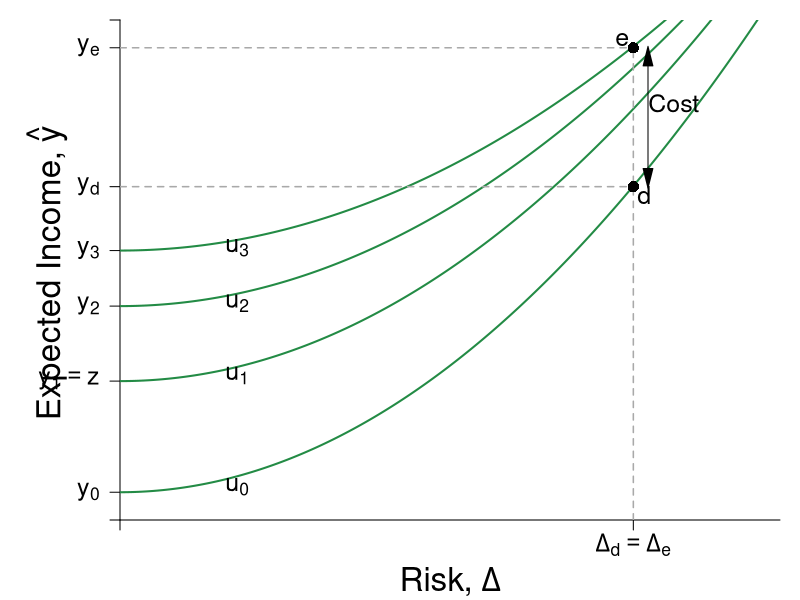

Here is the R script that generated this plot:
#Graph Designer(s): Simon Halliday,  Riley Boeth '17 & Weikai Chen
#Authors: Bowles, Foley and Halliday
#Title: Coordination, Conflict and Competition: A Text in Microeconomics

library(shape)

# The utility function and indifference curve

U <- function(y, delta, alpha = 0.2, beta = 2){
  y - alpha * delta ^ beta
}

indiff <- function(delta, u = 2, alpha = 0.2, beta = 2){
    u + alpha * delta^beta
}

                                        # Assign the parameters

y0  <-  5 # expected income without continuing education
delta0 <-  0 # no risk without continuing education
yR  <-  12 # expected income with higher education after paying tuition
deltaR  <-  7 # risk with education
C <- 5 # tuition
yRprime <-  yR + C # expected income with free higher education
deltaRprime  <-  deltaR
tau  <- C / yRprime # tax rate
yT  <- yRprime * (1 - tau) # expected income with free education paying with tax
deltaT  <-  deltaRprime * (1 - tau) # risk with free education paying with tax


                                        # compare the utilities with (y0,delta0), (yR,deltaR), (yT, deltaT)
## U(y0,delta0)
## U(yR,deltaR)
## U(yT,deltaT)

                                        #Set parameters for graphics
axislabelsize <- 1.5
labelsize <- 1.5
graphlinewidth <- 2
segmentlinewidth <- 1.5

COL <- c("#7fc97f", "#beaed4", "#fdc086", "#ffff99", "#386cb0", "#f0027f", "#bf5b17", "#666666")
COLA <- c("#e0f3db", "#99d8c9","#66c2a4","#41ae76", "#238b45", "#005824")
COLB <- c("#4eb3d3", "#2b8cbe", "#0868ac","#084081")

                                        #Add limits on axes and levels of utility for each indifference curve
xlims <- c(0, deltaR + 2)
ylims <- c(0, yRprime + 1)


npts <- 501
x <- seq(xlims[1], xlims[2], length.out = npts)
y <- seq(ylims[1], ylims[2], length.out = npts)

# show the colors define
## for (i in 1:8){
##     points(i,i,col = COL[i], pch = 16)
## }
## for (i in 1:6){
##     points(i,i + 1, col = COLA[i],pch = 16)
## }
## for (i in 1:4){
##     points(i,i+2, col = COLB[i], pch  )
## }

npts <- 500
xx1 <- seq(xlims[1], xlims[2], length.out = npts)
# the first plot
pdf(file = "risk/education1.pdf", width = 10, height = 10)
#Edited the margins to cater for the larger LHS labels
par(mar =  c(4, 6, 1, 1))
plot(0, 0, xlim = xlims, ylim = ylims, type = "n",
     xlab = expression(paste("Risk, ",Delta)),
     ylab = "",
     xaxt = "n",
     yaxt = "n",
     cex.lab = axislabelsize + 0.5,
     bty = "n",
     xaxs="i",
     yaxs="i"
)

# ticksx <- seq(from = 0, to = xlims[2],by = 2)
# xlabels <- seq(from = 0, to = xlims[2],by = 2)
ticksy <- c(0, y0 - 4, y0, y0 + 2.7, y0 + 4.7, yT, 17, ylims[2])
ylabels <- c(NA, expression(paste(y[0])), expression(paste(y[1] == z)), expression(paste(y[2])), expression(paste(y[3])), expression(paste(y[d])), expression(paste(y[e])), NA)
# ticksy <- seq(from = 0, to = ylims[2], by = 3)
# ylabels <- seq(from = 0, to = ylims[2], by = 3)
ticksx <- c(0, 7, ylims[2])
xlabels <- c(NA, expression(paste(Delta[d] == Delta[e])), NA)

#Axis label
text(-1, 0.5*ylims[2] - 0.1, expression(paste("Expected Income, ", hat(y))), xpd = TRUE, cex = axislabelsize + 0.5, srt = 90) 

axis(1,at = ticksx,  pos = 0, labels = xlabels, cex.axis = axislabelsize)
axis(2,at = ticksy,  pos = 0, labels = ylabels, las = 1, cex.axis = axislabelsize)

# the point (y0,delta0) and the indifference curve through it
lines(xx1, indiff(xx1, u = U(y0 - 4, delta0), alpha =  0.225), col = COLA[5], lwd = graphlinewidth)
lines(xx1, indiff(xx1, u = U(y0, delta0)), col = COLA[5], lwd = graphlinewidth)
lines(xx1, indiff(xx1, u = U(y0 + 2.7, delta0), alpha = 0.175), col = COLA[5], lwd = graphlinewidth)
lines(xx1, indiff(xx1, u = U(y0 + 4.7, delta0), alpha = 0.15), col = COLA[5], lwd = graphlinewidth)
#points(delta0, y0, pch = 16, col = COLB[4], cex = 1.5)

# the point (yR, deltaR), (yRprime, deltaRprime), Add segments
segments(deltaR, 0, deltaR, yRprime, lty = 2, col = "darkgrey" , lwd = segmentlinewidth)
segments(0, yR, deltaR, yR, lty = 2, col = "darkgrey" , lwd = segmentlinewidth)
segments(0, yRprime, deltaR, yRprime, lty = 2, col = "darkgrey" , lwd = segmentlinewidth)
#segments(deltaT, 0, deltaT, yT, lty = 2, col = "darkgrey", lwd = segmentlinewidth)

#Label points
points(deltaR, yR, pch = 16, col = "black", cex = 1.5)
points(deltaRprime, yRprime, pch = 16, col = "black", cex = 1.5)
# the point (yT, deltaT)
#points(deltaT, yT, pch = 16, col = "black", cex = 1.5)

#points(0, y0, pch = 16, col = "black", cex = 1.5, xpd = TRUE)
#text(0.1, y0 + 0.2, expression(paste(z)), cex = labelsize)

#Label 5 points on line

text(1.6, 1.2, expression(paste(u[0])), cex = labelsize)
text(1.6, 5.2, expression(paste(u[1])), cex = labelsize)
text(1.6, 7.8, expression(paste(u[2])), cex = labelsize)
text(1.6, 9.8, expression(paste(u[3])), cex = labelsize)

text(deltaR + 0.15, yR - 0.3, expression(paste(d)), cex = labelsize)
text(deltaR-0.15, yRprime + 0.3, expression(paste(e)), cex = labelsize)

#Arrow for cost
Arrows(deltaR + 0.2, yR + 0.3, deltaR + 0.2, yRprime - 0.3, code = 3, col = "black", lty = 1, arr.type = "triangle")
text(deltaR + 0.55, (yR + yRprime)/2 + 0.5, expression(paste("Cost")), cex = labelsize)

dev.off()
